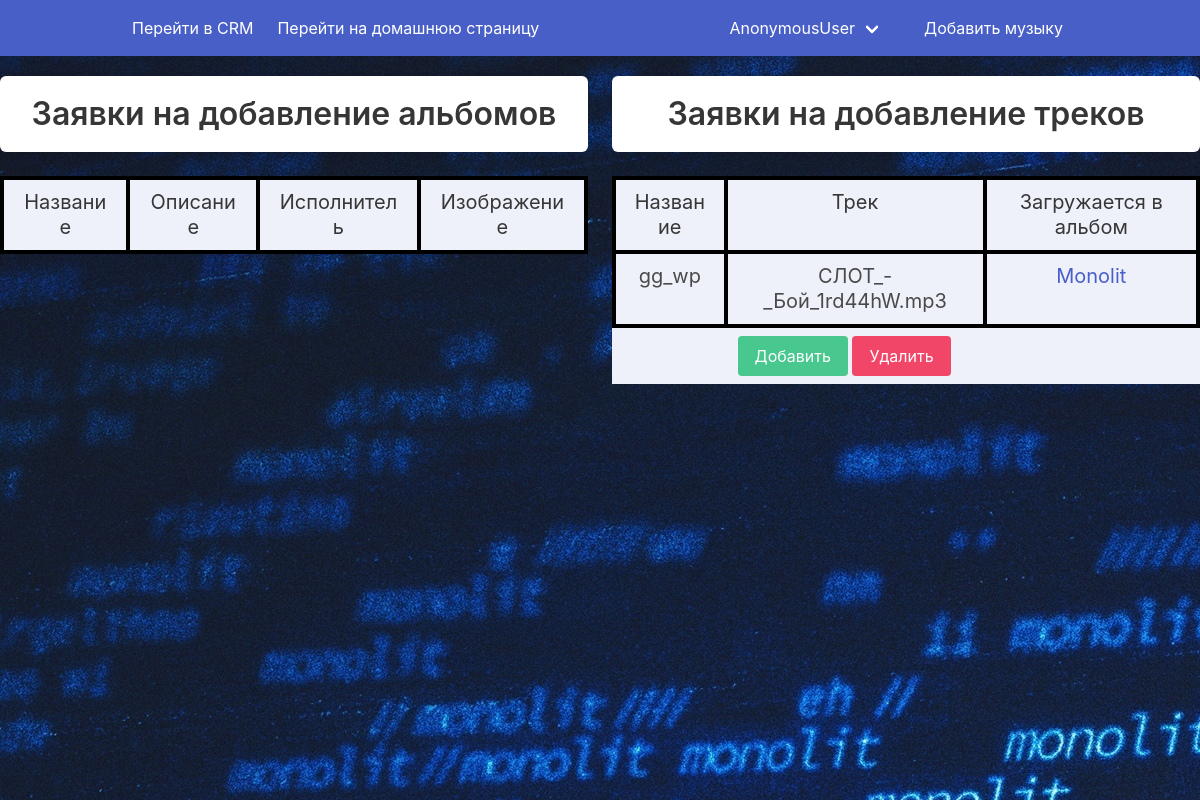
/staff/admin/, run on the app's committed database.
### music_player/models.py (models this page shows, shortened)
class Uploaded_Song(models.Model):
    album = models.ForeignKey(Album, on_delete=models.CASCADE, related_name='uploaded_songs', null=True, blank=True)
    name = models.CharField(max_length=255)
    song = models.FileField()
    chosen = models.BooleanField(default=False)

class Album(models.Model):
    title = models.CharField(max_length=255)
    description = models.TextField()
    album_image = models.ImageField(default='ATL.jpeg')
    is_uploaded = models.BooleanField(default=False)
    album_singer = models.ForeignKey('music_player.Singer',related_name='album_singer', on_delete=models.CASCADE, null=True, blank=True)

### staff/views.py (the view)
# urls.py: path('admin/', admin.site.urls),
def admin(request):
    action = request.GET.get('action')
    pk = request.GET.get('pk')
    if action:
        actions(action, pk)
        return redirect('staff:admin')
    uploaded_albums = Album.objects.filter(is_uploaded=False)
    uploaded_tracks = Uploaded_Song.objects.all()
    return render(request, 'admin.html', {'uploaded_albums': uploaded_albums, 'uploaded_tracks': uploaded_tracks})

### staff/templates/admin.html (shortened to what this page needs)
{% extends 'admin_layout.html' %}
{% block content %}
<div class="columns my-2">
    <div class="column">
        <div class="box has-text-centered">
            <div class="title" href="">Заявки на добавление альбомов</div>
        </div>
        <table class="table is-fullwidth has-background-link-light">
            <thead>
                <tr>
                    <th style="border: 4px solid black" class="subtitle has-text-centered">Название</th>
                    <th style="border: 4px solid black" class="subtitle has-text-centered">Описание</th>
                    <th style="border: 4px solid black" class="subtitle has-text-centered">Исполнитель</th>
                    <th style="border: 4px solid black" class="subtitle has-text-centered">Изображение</th>
                </tr>
            </thead>
        </table>
    </div>
    <div class="column">
        <div class="box has-text-centered">
            <div class="title" href="">Заявки на добавление треков</div>
        </div>
        <table class="table is-fullwidth has-background-link-light">
            <thead>
                <tr>
                    <th style="border: 4px solid black" class="subtitle has-text-centered">Название</th>
                    <th style="border: 4px solid black" class="subtitle has-text-centered">Трек</th>
                    <th style="border: 4px solid black" class="subtitle has-text-centered">Загружается в альбом</th>
                </tr>
            </thead>
            <tbody>
                {% for track in uploaded_tracks %}
                <tr>
                    <td style="border: 4px solid black" class="subtitle has-text-centered">{{ track.name }}</td>
                    <td style="border: 4px solid black" class="subtitle has-text-centered">{{ track.song }}</td>
                    <td style="border: 4px solid black" class="subtitle has-text-centered">{% if track.album.is_uploaded == False %} {{ track.album.title }} (Не загружен в продакшн) {% else %} <a href="{% url 'music_player:home' %}?albums={{track.album.pk}}">{{ track.album.title }}</a> {% endif %}</td>
                </tr>
                <tr>
                    <td>
                    </td>
                    <td>
                        <a href="{% url 'staff:admin' %}?action=add_track&pk={{track.pk}}" class="button is-success">Добавить</a>
                        <a href="{% url 'staff:admin' %}?action=delete_track&pk={{track.pk}}" class="button is-danger">Удалить</a>
                    </td>
                </tr>
                {% endfor %}
            </tbody>
        </table>
    </div>
</div>
{% endblock %}

### data on the page
Uploaded_Song: name "gg_wp", song "СЛОТ_-_Бой_1rd44hW.mp3", album "Monolit"

### other printed values
{{ user }} "AnonymousUser"
